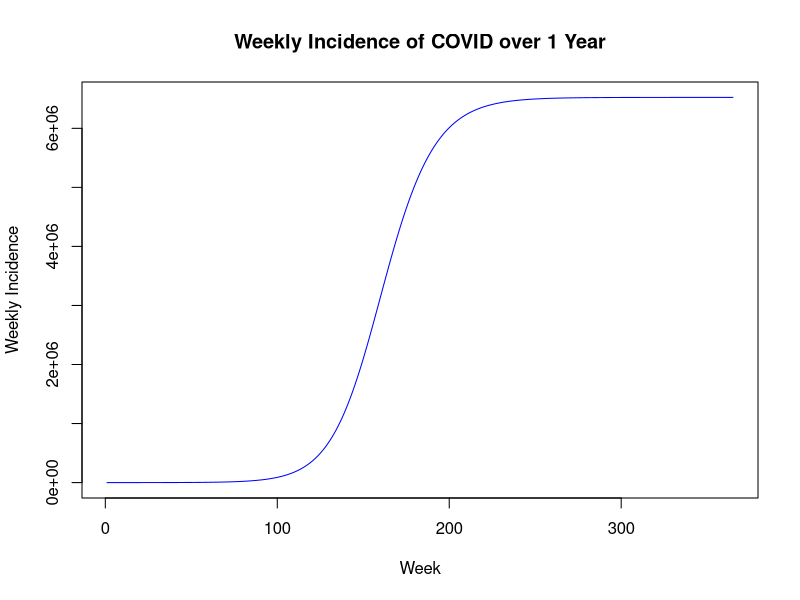
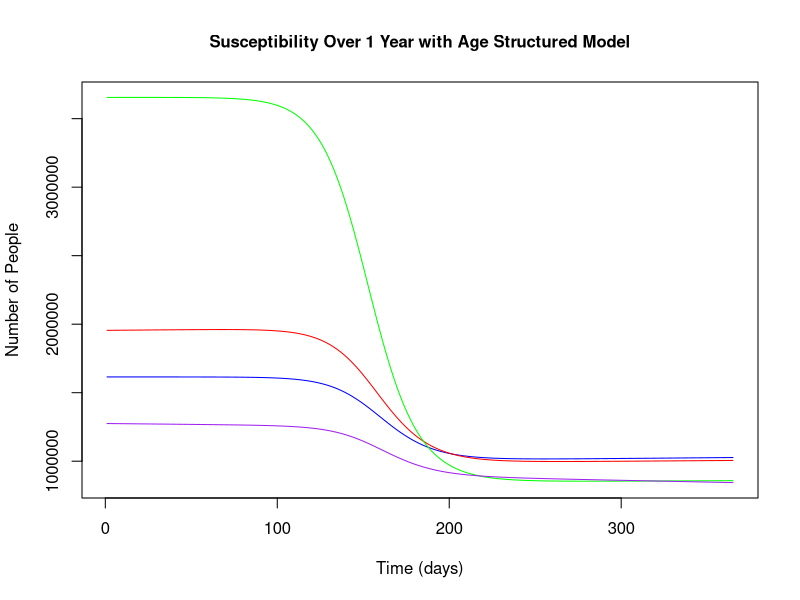
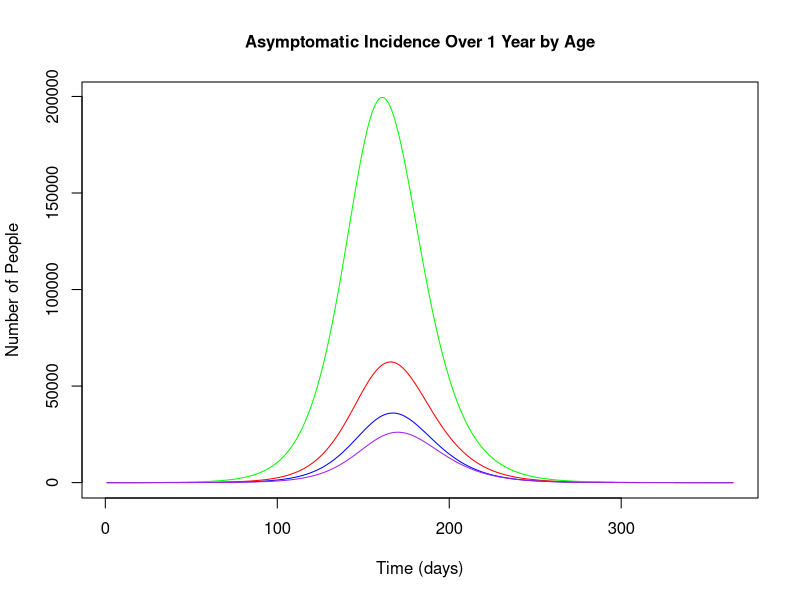
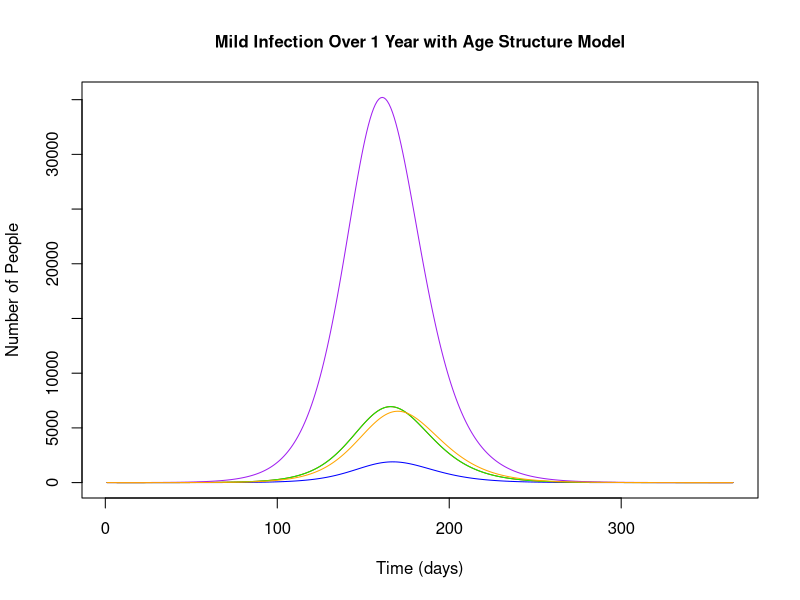
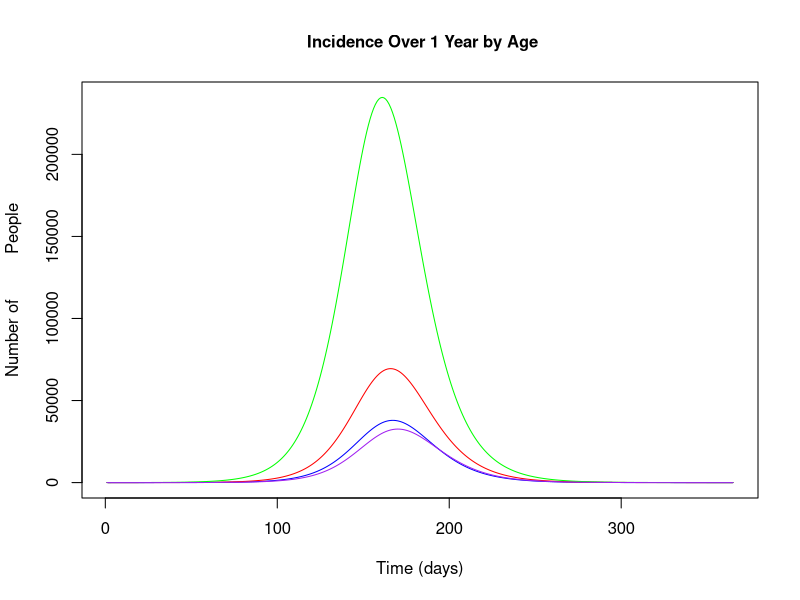
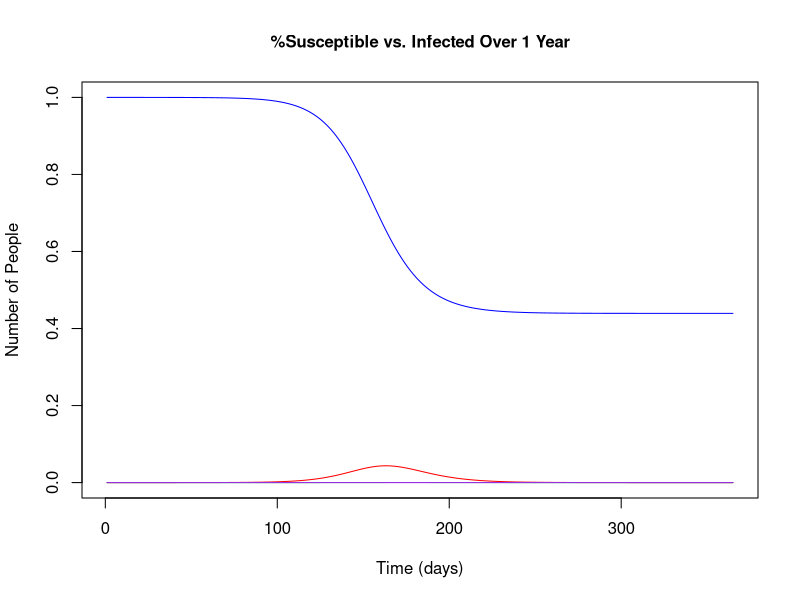
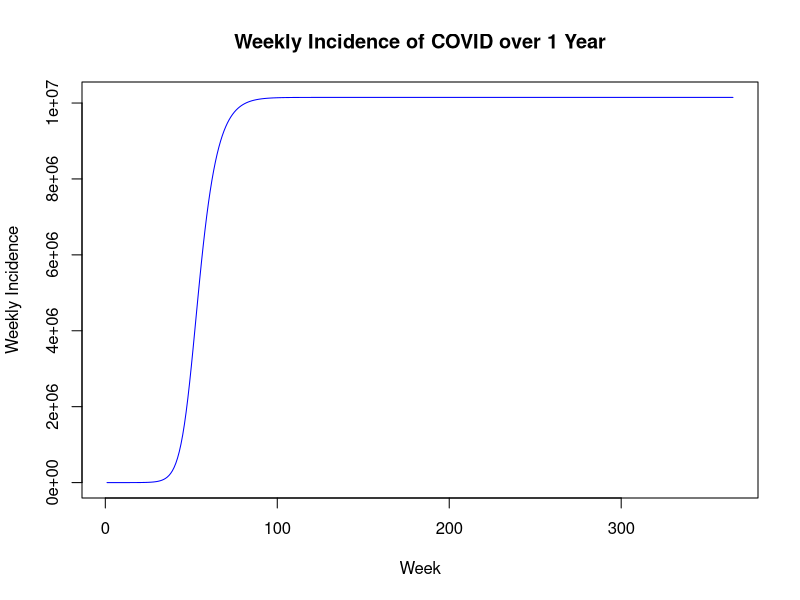
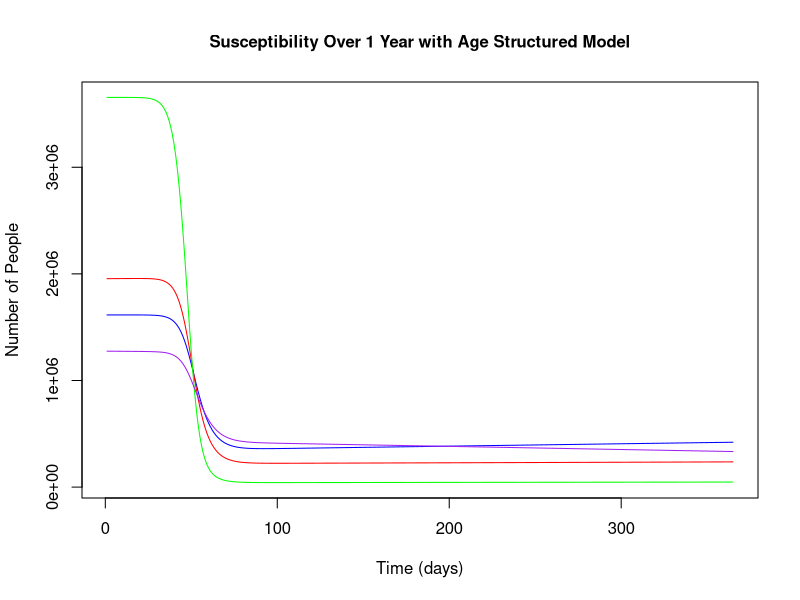

The R script that drew these images, in order:
## ---- chunk 1
library(deSolve)
COVID=function(times,state,parameters){
  with(as.list(c(state,parameters)),{
  #age 0-15
    dS1 = mu*N - sum(BETA[1,]*c(A1,A2,A3,A4) + BETA[1,]*c(M1,M2,M3,M4))*(S1/N*n[1]) - l1*S1;
    dE1 = sum(BETA[1,]*c(A1,A2,A3,A4) + BETA[1,]*c(M1,M2,M3,M4))*(S1/N*n[1]) - E1*(alpha*theta[1] - alpha*(1-theta[1])) - l1*E1;
    dA1 = E1*alpha*theta[1] - gamma*A1 - l1*A1;
    dM1 = E1*(alpha*(1-theta[1])) - gamma*rho[1]*M1 - gamma*(1-rho[1])*M1 - l1*M1;
    dH1 = gamma*rho[1]*M1 + kappa_c[1]*C1 - kappa_h[1]*H1 - gamma_h[1]*H1 - l1*H1;
    dR1 = gamma*A1 + gamma*(1-rho[1])*M1 + gamma_h[1]*H1 - l1*R1;
    dC1 = kappa_h[1]*H1 - kappa_c[1]*C1 - sigma[1]*C1 - l1*C1;
    dDead1 = sigma[1]*C1;
    dcumInci1 = E1*alpha;
  #age 15-29
    dS2 = l1*S1 - sum(BETA[2,]*c(A1,A2,A3,A4)+ BETA[2,]*c(M1,M2,M3,M4))*(S2/N*n[2]) - l2*S2;
    dE2 = l1*E1 + sum(BETA[2,]*c(A1,A2,A3,A4) + BETA[2,]*c(M1,M2,M3,M4))*(S2/N*n[2]) - E2*(alpha*theta[2] - alpha*(1-theta[2])) - l2*E2;
    dA2 = l1*A1 + E2*alpha*theta[2] - gamma*A2 - l2*A2;
    dM2 = l1*M1 + E2*(alpha*(1-theta[2])) - gamma*rho[2]*M2 - gamma*(1-rho[2])*M2 - l2*M2;
    dH2 = l1*H1 + gamma*rho[2]*M1 + kappa_c[2]*C2 - kappa_h[2]*H2 - gamma_h[2]*H2 - l2*H2;
    dR2 = l1*R1 + gamma*A2 + gamma*(1-rho[2])*M2 + gamma_h[1]*H2 - l2*R2;
    dC2 = l1*C1 + kappa_h[2]*H2 - kappa_c[2]*C2 - sigma[2]*C2 - l2*C2;
    dDead2 = sigma[2]*C2;
    dcumInci2 = E2*alpha;
  #age 30-59
    dS3 = l2*S2 - sum(BETA[3,]*c(A1,A2,A3,A4) + BETA[3,]*c(M1,M2,M3,M4))*(S3/N*n[3]) - l3*S3;
    dE3 = l2*E2 + sum(BETA[3,]*c(A1,A2,A3,A4) + BETA[3,]*c(M1,M2,M3,M4))*(S3/N*n[3]) - E3*(alpha*theta[3] - alpha*(1-theta[3])) - l3*E3;
    dA3 = l2*A2 + E3*alpha*theta[3] - gamma*A3 - l3*A3;
    dM3 = l2*M2 + E3*(alpha*(1-theta[3])) - gamma*rho[3]*M3 - gamma*(1-rho[3])*M3 - l3*M3;
    dH3 = l2*H2 + gamma*rho[3]*M1 + kappa_c[3]*C3 - kappa_h[3]*H3 - gamma_h[3]*H3 - l3*H3;
    dR3 = l2*R2 + gamma*A3 + gamma*(1-rho[3])*M3 + gamma_h[3]*H3 - l3*R3;
    dC3 = l2*C2 + kappa_h[3]*H3 - kappa_c[3]*C3 - sigma[3]*C3 - l3*C3;
    dDead3 = sigma[3]*C3;
    dcumInci3 = E3*alpha;
  #age 59+
    dS4 = l3*S3 - sum(BETA[4,]*c(A1,A2,A3,A4) + BETA[4,]*c(M1,M2,M3,M4))*(S4/N*n[4]) - mu*N;
    dE4 = l3*E3 + sum(BETA[4,]*c(A1,A2,A3,A4) + BETA[4,]*c(M1,M2,M3,M4))*(S4/N*n[4]) - E4*(alpha*theta[4] - alpha*(1-theta[4]));
    dA4 = l3*A3 + E4*alpha*theta[4] - gamma*A4 - mu*A4;
    dM4 = l3*M3 + E4*(alpha*(1-theta[4])) - gamma*rho[4]*M4 - gamma*(1-rho[4])*M4;
    dH4 = l3*H3 + gamma*rho[4]*M4 + kappa_c[4]*C4 - kappa_h[4]*H4 - gamma_h[4]*H4;
    dR4 = l3*R3 + gamma*A4 + gamma*(1-rho[4])*M4 + gamma_h[4]*H4;
    dC4 = l3*C3 + kappa_h[4]*H4 - kappa_c[4]*C4 - sigma[4]*C4;
    dDead4 = sigma[4]*C4;
    dcumInci4 = E4*alpha;
    
          # return the rate of change
    list(c(dS1, dS2, dS3, dS4, dE1, dE2, dE3, dE4, dA1, dA2, dA3, dA4, dM1, dM2, dM3, dM4, dH1, dH2, dH3, dH4, dR1, dR2, dR3, dR4, dC1, dC2, dC3, dC4, dDead1, dDead2, dDead3, dDead4, dcumInci1, dcumInci2,dcumInci3,dcumInci4))
  }) # end with(as.list...)
}

l1 = 1/(15*365); #15 years
l2 = 1/(29*365) #29 years
l3 = 1/(59*365) #59 years
N=8500000;
n=c(0.19, 0.23, 0.43, 0.15);
A0=c(5,5,5,5);
M0=c(5,5,5,5);
E0=H0=cumInci0=C0=R0=Dead0=rep(0,4);
S0=N*n-A0-M0;
  
beta1 = 2 #peak infection
alpha = 1/3.69 #latent period
gamma = 1/3.47 #infectious period
rho = c(0.03,0.06,0.09,0.12) #proportion progressing to severe infection
mu = 1/(78.7*365) #birth/death rate = 1/life expectancy in days
theta = c(0.95,0.9,0.85,0.8) #proportion asymptomatic
kappa_h = c(0.1/11,0.13/11,0.16/13,0.19/13) #proportion of severe to critical infection
gamma_h = c(0.9/4,0.87/4,0.84/6,0.81/6) #proportion of severe to recovered
kappa_c = c(0.35/5,0.25/5,0.15/6,0.05/6) #proportion of critical back to severe infection
sigma = c(0.65/9,0.75/9,0.85/10,0.95/10) #proportion of critical  to recovered
omega = 2*pi/365 #sinusoidal forcing
times=seq(1,365,by=1) 

#beta matrix
gamma*(2.5)*1.3
gamma*2.5

beta=matrix(c(1.46,0.90,0.90,0.67,
              0.90,1.46,1.12,0.78,
              0.90,1.12,1.46,0.80,
              0.67,0.78,0.80,1.46),4,4,byrow=T)
Nmatrix=diag(n,4,4);
r0 = eigen(Nmatrix %*% beta)$values[1]
b = 2.5/r0*gamma
BETA=matrix(c(1.46,0.90,0.90,0.67,
              0.90,1.46,1.12,0.78,
              0.90,1.12,1.46,0.80,
              0.67,0.78,0.80,1.46),4,4,byrow=T)

state=c(S1=S0[1],S2=S0[2],S3=S0[3],S4=S0[4],
        E1=E0[1],E2=E0[2],E3=E0[3],E4=E0[4],
        A1=A0[1],A2=A0[2],A3=A0[3],A4=A0[4],
        M1=A0[1],M2=M0[2],M3=M0[3],M4=M0[4],
        H1=A0[1],H2=H0[2],H3=H0[3],H4=H0[4],
        R1=R0[1],R2=R0[2],R3=R0[3],R4=R0[4],
        C1=C0[1],C2=C0[2],C3=C0[3],C4=C0[4],
        Dead1=Dead0[1],Dead2=Dead0[2],Dead3=Dead0[3],Dead4=Dead0[4],
        cumInci1=cumInci0[1],cumInci2=cumInci0[2],cumInci3=cumInci0[3],cumInci4=cumInci0[4])

parameters=c(BETA=BETA,mu=mu,gamma=gamma,alpha=alpha,rho=rho,theta=theta,kappa_h=kappa_h,gamma_h=gamma_h,kappa_c=kappa_c,
             sigma=sigma,omega=omega,N=N,beta1=beta1)    
## ---- chunk 2
COVID.sim=ode(y=state,times=times,func=COVID,parms=parameters)
I1 = rowSums(COVID.sim[,c('A1','M1')])
I2 = rowSums(COVID.sim[,c('A2','M2')])
I3 = rowSums(COVID.sim[,c('A3','M3')])
I4 = rowSums(COVID.sim[,c('A4','M4')])
COVID.sim = cbind(COVID.sim, I1, I2, I3, I4)
S = rowSums(COVID.sim[,c('S1','S2','S3','S4')])
E = rowSums(COVID.sim[,c('E1','E2','E3','E4')])
A = rowSums(COVID.sim[,c('A1','A2','A3','A4')])
M = rowSums(COVID.sim[,c('M1','M2','M3','M4')])
R = rowSums(COVID.sim[,c('R1','R2','R3','R4')])
C = rowSums(COVID.sim[,c('C1','C2','C3','C4')])
H = rowSums(COVID.sim[,c('H1','H2','H3','H4')])
allI= rowSums(COVID.sim[,c('M1','M2','M3','M4','A1','A2','A3','A4')])
cuminci = (COVID.sim[,'cumInci1']+COVID.sim[,'cumInci2']+COVID.sim[,'cumInci3']+COVID.sim[,'cumInci4'])
dead = (COVID.sim[,'Dead1']+COVID.sim[,'Dead2']+COVID.sim[,'Dead3']+COVID.sim[,'Dead4'])
all.sim = cbind(S,E,A,M,R,C,H,allI,cuminci,COVID.sim[,'time'],dead)
inci=all.sim[seq(7,nrow(all.sim),by=7),'cuminci'] #weekly incidence

#plot
plot(all.sim[,'cuminci'],ylab='Weekly Incidence',xlab='Week',type='l',lwd=1, main="Weekly Incidence of COVID over 1 Year",col='blue')
matplot(COVID.sim[,'time'], COVID.sim[,c('S1','S2','S3','S4')],type='l', 
        lwd=1,col=c('blue','red','green','purple'),lty=1, main='Susceptibility Over 1 Year with Age Structured Model', cex.main=1,
        ylab='Number of People',xlab='Time (days)')
matplot(COVID.sim[,'time'], COVID.sim[,c('A1','A2','A3','A4')],type='l', 
        lwd=1,col=c('blue','red','green','purple','orange','cyan','brown','black'),lty=1, main='Asymptomatic Incidence Over 1 Year by Age',         
        cex.main=1, ylab='Number of People',xlab='Time (days)')
matplot(COVID.sim[,'time'], COVID.sim[,c('M1','M2','M2','M3','M4')],type='l', 
        lwd=1,col=c('blue','red','green','purple','orange','cyan','brown','black'),lty=1, main='Mild Infection Over 1 Year with Age Structure Model',              cex.main=1, ylab='Number of People',xlab='Time (days)')
matplot(COVID.sim[,'time'], COVID.sim[,c('I1', 'I2','I3','I4')],type='l', 
        lwd=1,col=c('blue','red','green','purple','orange','cyan','brown','black'),lty=1, main=' Incidence Over 1 Year by Age',cex.main=1, ylab='Number of         People',xlab='Time (days)')
matplot(all.sim[,10], all.sim[,c('S','allI','H','C')]/N,type='l', 
        lwd=1,col=c('blue','red','green','purple','orange','cyan','brown','black'),lty=1, main='%Susceptible vs. Infected Over 1 Year',cex.main=1, ylab='Number of People',xlab='Time (days)')
## ---- chunk 3
library(deSolve)
COVID=function(times,state,parameters){
  with(as.list(c(state,parameters)),{
  #age 0-15
    dS1 = mu*N - sum(BETA[1,]*c(A1,A2,A3,A4) + BETA[1,]*c(M1,M2,M3,M4))*(1+beta1*cos(omega*times))*(S1/N*n[1]) - l1*S1;
    dE1 = sum(BETA[1,]*c(A1,A2,A3,A4) + BETA[1,]*c(M1,M2,M3,M4))*(1+beta1*cos(omega*times))*(S1/N*n[1]) - E1*(alpha*theta[1] - alpha*(1-theta[1])) - l1*E1;
    dA1 = E1*alpha*theta[1] - gamma*A1 - l1*A1;
    dM1 = E1*(alpha*(1-theta[1])) - gamma*rho[1]*M1 - gamma*(1-rho[1])*M1 - l1*M1;
    dH1 = gamma*rho[1]*M1 + kappa_c[1]*C1 - kappa_h[1]*H1 - gamma_h[1]*H1 - l1*H1;
    dR1 = gamma*A1 + gamma*(1-rho[1])*M1 + gamma_h[1]*H1 * - l1*R1;
    dC1 = kappa_h[1]*H1 - kappa_c[1]*C1 - sigma[1]*C1 - l1*C1;
    dDead1 = sigma[1]*C1;
    dcumInci1 = E1*alpha;
  #age 15-29
    dS2 = l1*S1 - sum(BETA[2,]*c(A1,A2,A3,A4)+ BETA[2,]*c(M1,M2,M3,M4))*(1+beta1*cos(omega*times))*(S2/N*n[2]) - l2*S2;
    dE2 = l1*E1 + sum(BETA[2,]*c(A1,A2,A3,A4) + BETA[2,]*c(M1,M2,M3,M4))*(1+beta1*cos(omega*times))*(S2/N*n[2]) - E2*(alpha*theta[2] - alpha*(1-theta[2])) - l2*E2;
    dA2 = l1*A1 + E2*alpha*theta[2] - gamma*A2 - l2*A2;
    dM2 = l1*M1 + E2*(alpha*(1-theta[2])) - gamma*rho[2]*M2 - gamma*(1-rho[2])*M2 - l2*M2;
    dH2 = l1*H1 + gamma*rho[2]*M1 + kappa_c[2]*C2 - kappa_h[2]*H2 - gamma_h[2]*H2 - l2*H2;
    dR2 = l1*R1 + gamma*A2 + gamma*(1-rho[2])*M2 + gamma_h[1]*H2 - l2*R2;
    dC2 = l1*C1 + kappa_h[2]*H2 - kappa_c[2]*C2 - sigma[2]*C2 - l2*C2;
    dDead2 = sigma[2]*C2;
    dcumInci2 = E2*alpha;
  #age 30-59
    dS3 = l2*S2 - sum(BETA[3,]*c(A1,A2,A3,A4) + BETA[3,]*c(M1,M2,M3,M4))*(1+beta1*cos(omega*times))*(S3/N*n[3]) - l3*S3;
    dE3 = l2*E2 + sum(BETA[3,]*c(A1,A2,A3,A4) + BETA[3,]*c(M1,M2,M3,M4))*(1+beta1*cos(omega*times))*(S3/N*n[3]) - E3*(alpha*theta[3] - alpha*(1-theta[3])) - l3*E3;
    dA3 = l2*A2 + E3*alpha*theta[3] - gamma*A3 - l3*A3;
    dM3 = l2*M2 + E3*(alpha*(1-theta[3])) - gamma*rho[3]*M3 - gamma*(1-rho[3])*M3 - l3*M3;
    dH3 = l2*H2 + gamma*rho[3]*M1 + kappa_c[3]*C3 - kappa_h[3]*H3 - gamma_h[3]*H3 - l3*H3;
    dR3 = l2*R2 + gamma*A3 + gamma*(1-rho[3])*M3 + gamma_h[3]*H3 - l3*R3;
    dC3 = l2*C2 + kappa_h[3]*H3 - kappa_c[3]*C3 - sigma[3]*C3 - l3*C3;
    dDead3 = sigma[3]*C3;
    dcumInci3 = E3*alpha;
  #age 59+
    dS4 = l3*S3 - sum(BETA[4,]*c(A1,A2,A3,A4) + BETA[4,]*c(M1,M2,M3,M4))*(1+beta1*cos(omega*times))*(S4/N*n[4]) - mu*N;
    dE4 = l3*E3 + sum(BETA[4,]*c(A1,A2,A3,A4) + BETA[4,]*c(M1,M2,M3,M4))*(1+beta1*cos(omega*times))*(S4/N*n[4]) - E4*(alpha*theta[4] - alpha*(1-theta[4]));
    dA4 = l3*A3 + E4*alpha*theta[4] - gamma*A4 - mu*A4;
    dM4 = l3*M3 + E4*(alpha*(1-theta[4])) - gamma*rho[4]*M4 - gamma*(1-rho[4])*M4;
    dH4 = l3*H3 + gamma*rho[4]*M4 + kappa_c[4]*C4 - kappa_h[4]*H4 - gamma_h[4]*H4;
    dR4 = l3*R3 + gamma*A4 + gamma*(1-rho[4])*M4 + gamma_h[4]*H4;
    dC4 = l3*C3 + kappa_h[4]*H4 - kappa_c[4]*C4 - sigma[4]*C4;
    dDead4 = sigma[4]*C4;
    dcumInci4 = E4*alpha;
    
          # return the rate of change
    list(c(dS1, dS2, dS3, dS4, dE1, dE2, dE3, dE4, dA1, dA2, dA3, dA4, dM1, dM2, dM3, dM4, dH1, dH2, dH3, dH4, dR1, dR2, dR3, dR4, dC1, dC2, dC3, dC4, dDead1, dDead2, dDead3, dDead4, dcumInci1, dcumInci2,dcumInci3,dcumInci4))
  }) # end with(as.list...)
}

l1 = 1/(15*365); #15 years
l2 = 1/(29*365) #29 years
l3 = 1/(59*365) #59 years
N=8500000;
n=c(0.19, 0.23, 0.43, 0.15);
A0=c(1,1,1,1);
M0=c(1,1,1,1);
E0=H0=cumInci0=C0=R0=Dead0=rep(0,4);
S0=N*n-A0-M0;
  
beta1 = 2 #peak infection
alpha = 1/3.69 #latent period
gamma = 1/3.47 #infectious period
rho = c(0.03,0.06,0.09,0.12) #proportion progressing to severe infection
mu = 1/(78.7*365) #birth/death rate = 1/life expectancy in days
theta = c(0.95,0.9,0.85,0.8) #proportion asymptomatic
kappa_h = c(0.1/11,0.13/11,0.16/13,0.19/13) #proportion of severe to critical infection
gamma_h = c(0.9/4,0.87/4,0.84/6,0.81/6) #proportion of severe to recovered
kappa_c = c(0.35/5,0.25/5,0.15/6,0.05/6) #proportion of critical back to severe infection
sigma = c(0.65/9,0.75/9,0.85/10,0.95/10) #proportion of critical  to recovered
omega = 2*pi/365 #sinusoidal forcing
times=seq(1,365,by=1) 

#beta matrix
gamma*(5/3)/(1-theta)
0.7*gamma*(5/3)/(1-theta)
gamma*(5/3)/(theta)
gamma*(2.5/3)/(1-theta)
0.7*gamma*(2.5/3)/(1-theta)
gamma*(2.5/3)/(theta)

beta=matrix(c(1.46,0.90,0.90,0.67,
              0.90,1.46,1.12,0.78,
              0.90,1.12,1.46,0.80,
              0.67,0.78,0.80,1.46),4,4,byrow=T)
Nmatrix=diag(n,4,4);
r0= eigen(Nmatrix %*% beta)$values[1]
b = 2.5/r0*gamma
BETA=matrix(c(1.46,0.90,0.90,0.67,
              0.90,1.46,1.12,0.78,
              0.90,1.12,1.46,0.80,
              0.67,0.78,0.80,1.46),4,4,byrow=T)

state=c(S1=S0[1],S2=S0[2],S3=S0[3],S4=S0[4],
        E1=E0[1],E2=E0[2],E3=E0[3],E4=E0[4],
        A1=A0[1],A2=A0[2],A3=A0[3],A4=A0[4],
        M1=A0[1],M2=M0[2],M3=M0[3],M4=M0[4],
        H1=A0[1],H2=H0[2],H3=H0[3],H4=H0[4],
        R1=R0[1],R2=R0[2],R3=R0[3],R4=R0[4],
        C1=C0[1],C2=C0[2],C3=C0[3],C4=C0[4],
        Dead1=Dead0[1],Dead2=Dead0[2],Dead3=Dead0[3],Dead4=Dead0[4],
        cumInci1=cumInci0[1],cumInci2=cumInci0[2],cumInci3=cumInci0[3],cumInci4=cumInci0[4])

parameters=c(BETA=BETA,mu=mu,gamma=gamma,alpha=alpha,rho=rho,theta=theta,kappa_h=kappa_h,gamma_h=gamma_h,kappa_c=kappa_c,
             sigma=sigma,omega=omega,N=N,beta1=beta1)    
## ---- chunk 4
COVID.sim=ode(y=state,times=times,func=COVID,parms=parameters)
I1 = rowSums(COVID.sim[,c('A1','M1')])
I2 = rowSums(COVID.sim[,c('A2','M2')])
I3 = rowSums(COVID.sim[,c('A3','M3')])
I4 = rowSums(COVID.sim[,c('A4','M4')])
COVID.sim = cbind(COVID.sim, I1, I2, I3, I4)
S = rowSums(COVID.sim[,c('S1','S2','S3','S4')])
E = rowSums(COVID.sim[,c('E1','E2','E3','E4')])
A = rowSums(COVID.sim[,c('A1','A2','A3','A4')])
M = rowSums(COVID.sim[,c('M1','M2','M3','M4')])
R = rowSums(COVID.sim[,c('R1','R2','R3','R4')])
C = rowSums(COVID.sim[,c('C1','C2','C3','C4')])
H = rowSums(COVID.sim[,c('H1','H2','H3','H4')])
allI= rowSums(COVID.sim[,c('M1','M2','M3','M4','A1','A2','A3','A4')])
cuminci = (COVID.sim[,'cumInci1']+COVID.sim[,'cumInci2']+COVID.sim[,'cumInci3']+COVID.sim[,'cumInci4'])
dead = (COVID.sim[,'Dead1']+COVID.sim[,'Dead2']+COVID.sim[,'Dead3']+COVID.sim[,'Dead4'])
all.sim = cbind(S,E,A,M,R,C,H,allI,cuminci,COVID.sim[,'time'],dead)
inci=all.sim[seq(7,nrow(all.sim),by=7),'cuminci'] #weekly incidence

#plot
plot(all.sim[,'cuminci'],ylab='Weekly Incidence',xlab='Week',type='l',lwd=1, main="Weekly Incidence of COVID over 1 Year",col='blue')
matplot(COVID.sim[,'time'], COVID.sim[,c('S1','S2','S3','S4')],type='l', 
        lwd=1,col=c('blue','red','green','purple'),lty=1, main='Susceptibility Over 1 Year with Age Structured Model', cex.main=1,
        ylab='Number of People',xlab='Time (days)')
matplot(COVID.sim[,'time'], COVID.sim[,c('A1','A2','A3','A4')],type='l', 
        lwd=1,col=c('blue','red','green','purple','orange','cyan','brown','black'),lty=1, main='Asymptomatic Incidence Over 1 Year by Age',         
        cex.main=1, ylab='Number of People',xlab='Time (days)')
matplot(COVID.sim[,'time'], COVID.sim[,c('M1','M2','M2','M3','M4')],type='l', 
        lwd=1,col=c('blue','red','green','purple','orange','cyan','brown','black'),lty=1, main='Mild Infection Over 1 Year with Age Structure Model',              cex.main=1, ylab='Number of People',xlab='Time (days)')
matplot(COVID.sim[,'time'], COVID.sim[,c('I1', 'I2','I3','I4')],type='l', 
        lwd=1,col=c('blue','red','green','purple','orange','cyan','brown','black'),lty=1, main=' Incidence Over 1 Year by Age',cex.main=1, ylab='Number of         People',xlab='Time (days)')
matplot(all.sim[,10], all.sim[,c('S','allI','H','C')]/N,type='l', 
        lwd=1,col=c('blue','red','green','purple','orange','cyan','brown','black'),lty=1, main='%Susceptible vs. Infected Over 1 Year',cex.main=1, ylab='Number of People',xlab='Time (days)')
